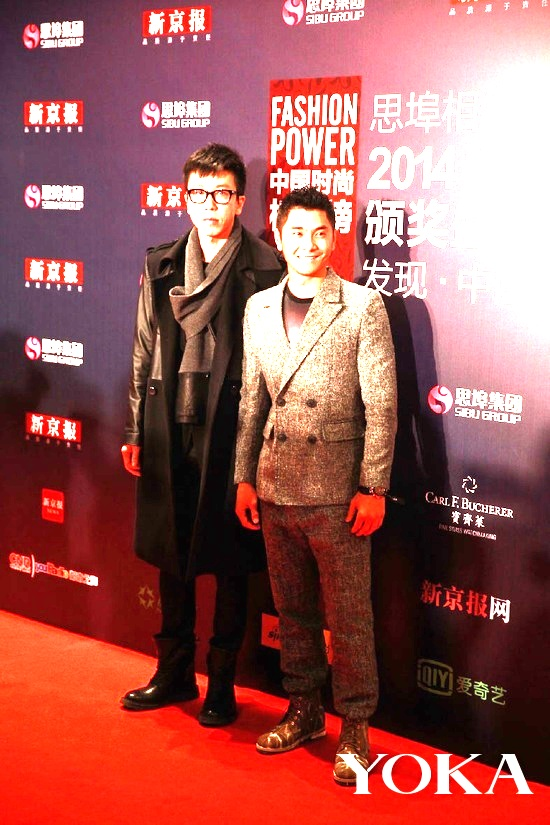
#> input picture data/I/000067bc.jpg, 550 x 825 px, given in place of 000183.jpg, which was not available
$ python Generate_Non_Face.py
#> lines starting #> are read from the running program, lines starting #| are printed output that depends on the picture
import cv2
import os
import random

#crop dataset only include names I/image_name.jpg

class Generate_Non_Face():
    def __init__(self,dataset,crop_dataset,debug=False,crop_nums=1,iou_ratio=0.2):
        self.dataset = dataset
        self.crop_dataset = crop_dataset
        self.debug = debug
        self.crop_nums = crop_nums
        self.iou_ratio = iou_ratio

    def random_crop(self):
        for img_name in self.dataset:
            crops = 0
            img = cv2.imread(os.path.join('data',img_name))
#> img is the input picture: shape (825, 550, 3); mean B, G, R 86.6, 89.3, 157.5
            h,w = img.shape[:2]
#> h = 825; w = 550
            # print(h,w)
            left = []
            top = []
            right = []
            bottom = []
            for info in self.crop_dataset[img_name]:
                left.append(info[0][0])
                top.append(info[0][1])
                right.append(info[0][2])
                bottom.append(info[0][3])
            orgleft = min(left)
            orgtop = min(top)
            orgright = max(right)
            orgbottom = max(bottom)
            orgrect = [orgleft,orgtop,orgright,orgbottom]
            t = 0
            while crops<self.crop_nums:
                # print('do')
                t += 1
                if t>10:
                    print('%s img crop 10 times failed'%img_name)
                    break
                croprect = []
                cropleft = random.randrange(1,int(w/2))
#> cropleft = 198
                croptop = random.randrange(1,int(h/2))
#> croptop = 389
                cropright = random.randrange(cropleft+1,int(w))
#> cropright = 414
                cropbottom = random.randrange(croptop+1,int(h))
#> cropbottom = 410
                cropright = cropright if cropright-cropleft>=112 else w
                cropbottom = cropbottom if cropbottom-croptop>=112 else h
#> cropbottom = 825
                croprect = [cropleft,croptop,cropright,cropbottom]
#> croprect = [198, 389, 414, 825]
                if self.check_iou(orgrect,croprect)<self.iou_ratio:
                    # print(self.check_iou(orgrect,croprect))
                    self.crop_dataset[img_name].append((croprect,0))
                    crops+=1
                    if self.debug:
                        self.check(img_name,croprect)

            if self.debug:
                print('Crop Done')

    def check_iou(self,rect1,rect2):
        inleft = max(rect1[0],rect2[0])
#> inleft = 198
        intop = max(rect1[1],rect2[1])
#> intop = 389
        inright = min(rect1[2],rect2[2])
#> inright = 342
        inbottom = min(rect1[3],rect2[3])
#> inbottom = 270
        if inright<inleft or inbottom<intop:
            innerarea = 0.
        else:
            innerarea = float((inright-inleft+1)*(inbottom-intop+1))
        area1 = float((rect1[2]-rect1[0]+1)*(rect1[3]-rect1[1]+1))
        area2 = float((rect2[2]-rect2[0]+1)*(rect2[3]-rect2[1])+1)
        iou = float(innerarea/(area1+area2-innerarea))
        return iou

    def check(self,img_name,rect):
#> called with img_name = 'I\\000183.jpg'
        img = cv2.imread(os.path.join('data',img_name))

        img_crop = img[rect[1]:rect[3],rect[0]:rect[2]]
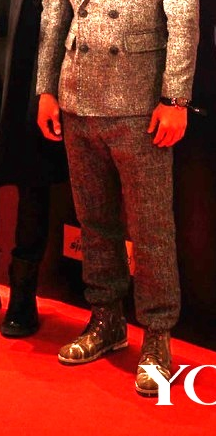
#> img_crop: shape (436, 216, 3); mean B, G, R 26.7, 38.9, 118.7
        cv2.imshow('crop',img_crop)
        key = cv2.waitKey()
#> (key Esc is pressed here)
        if key == 27:
            cv2.destroyAllWindows()

if __name__=='__main__':
    testdataset= ['I\\000183.jpg']
    infos = {'I\\000183.jpg':[([195.0 ,124.0 ,342.0 ,270.0],[(1,2),(3,4)],1)]}
    # print(infos['I\\000007.jpg'][0][1])
    test = Generate_Non_Face(testdataset,infos,debug=True)
    img = test.random_crop()
    print(infos['I\\000183.jpg'][0],infos['I\\000183.jpg'][1])

$ run again, on data/II/004103.jpg
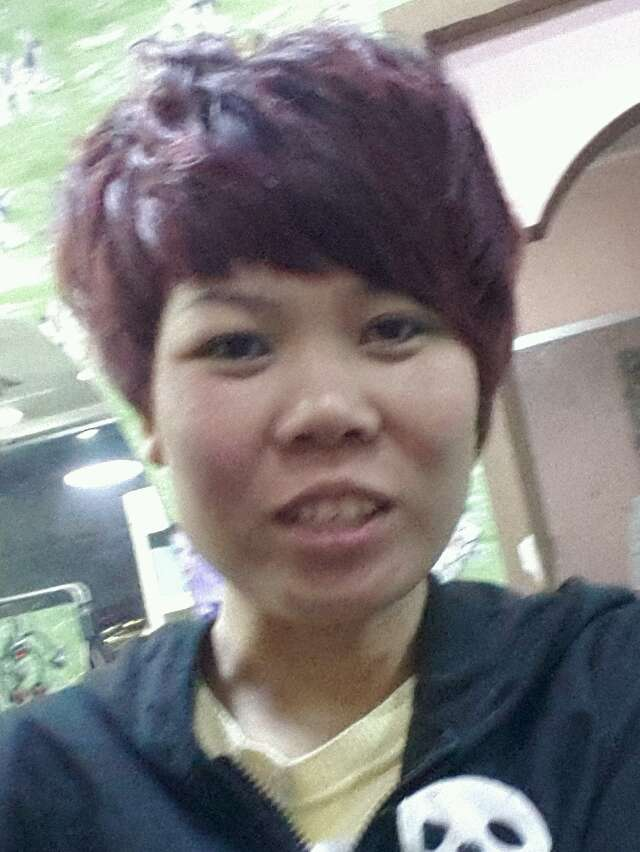
#> input picture data/II/004103.jpg, 640 x 852 px, given in place of 000183.jpg, which was not available
#> in random_crop, img is the input picture: shape (852, 640, 3); mean B, G, R 128.5, 128.1, 130.6
#> in check, `img_crop = img[rect[1]:rect[3],rect[0]:rect[2]]`:
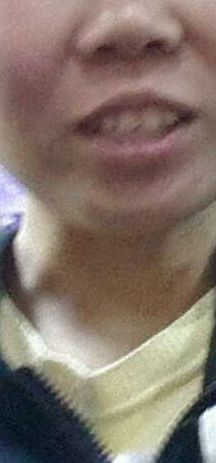
#> img_crop: shape (463, 216, 3); mean B, G, R 105.9, 116.4, 131.6
